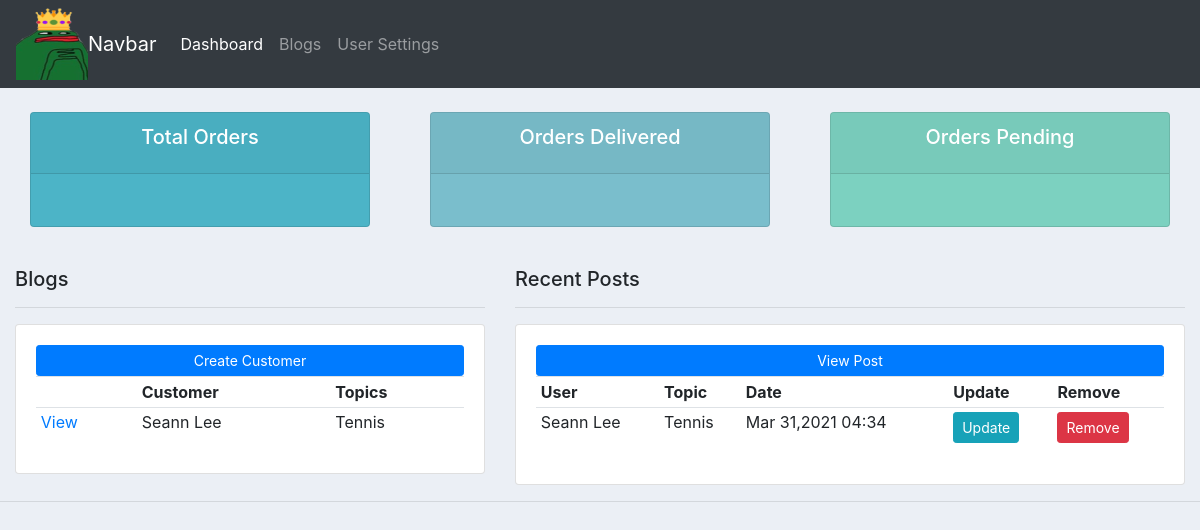
The app's page /, older data.
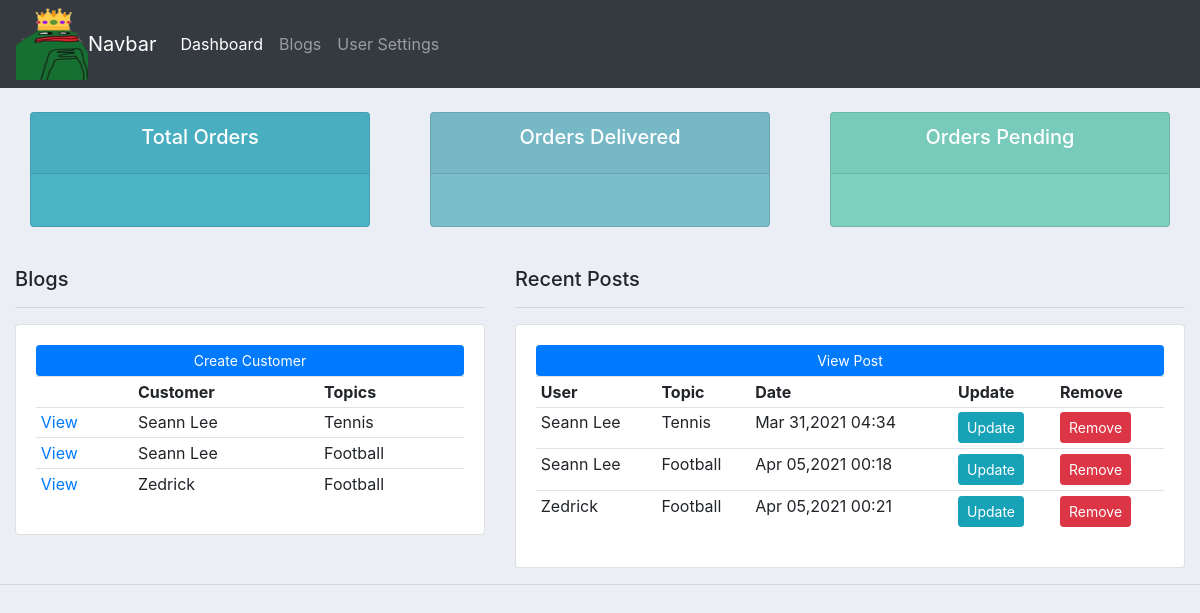
The same page, newer data.
### Userlog/models.py (models this page shows, shortened)
class Entry(models.Model):
    cust_name = models.ForeignKey(customer, null= True, on_delete=models.SET_NULL, related_name="entries")
    tags = models.ForeignKey(Tag, null = True, on_delete=models.CASCADE)
    topic = models.ForeignKey(UserTopic, null = True, on_delete=models.CASCADE)
    text = models.TextField()
    date_added = models.DateTimeField(auto_now_add=True)

class customer(models.Model):
    name = models.CharField(max_length= 200, null = True)
    phone = models.CharField(max_length= 200, null = True)
    email = models.CharField(max_length= 200, null = True)
    date_created = models.DateTimeField(auto_now_add=True, null= True)
    def __str__(self):
        return self.name

class UserTopic(models.Model):
    text = models.CharField(max_length=120, null =True) #we want to display characters with max 250
    date_added = models.DateTimeField(auto_now_add=True, null=True ) #allows realtime accuracy upon upload
    def __str__(self):
        return self.text

### Userlog/views.py (the view)
# urls.py: 2. Add a URL to urlpatterns:  path('', views.home, name='home')
def home(request):
    usertopics_objects = UserTopic.objects.all()
    entry_objects = Entry.objects.all()
    context = {
        'entry_objects': entry_objects,
        'usertopics_objects': usertopics_objects,
    }
    return render(request, 'user_log/dashboard.html', context)

### Userlog/templates/user_log/dashboard.html (shortened to what this page needs)
{% extends 'user_log/main.html' %}
{% block content %}
{% include 'user_log/status.html' %}
<html>
    <br>
    <div class="row">
        <div class="col-md-5">
            <h5>Blogs</h5>
            <hr>
            <div class="card card-body">
                <a class="btn btn-primary  btn-sm btn-block" href="">Create Customer</a>
                <table class="table table-sm">
                    <tr>
                        <th></th>
                        <th>Customer</th>
                        <th>Topics</th>
                    </tr>
                    {% for i in entry_objects %}
                    <tr>
                        <td><a href="{% url 'customer' i.id %}">View</a></td>
                        <td>{{ i.cust_name}}</td>
                        <td>{{ i.topic}}</td>
                    </tr>
                    {% endfor %}
                </table>
            </div>
        </div>
        <div class="col-md-7">
            <h5>Recent Posts</h5>
            <hr>
            <div class="card card-body">
                <a class="btn btn-primary  btn-sm btn-block" href="{% url 'new_post' %}">View Post</a>
                <table class="table table-sm">
                    <tr>
                        <th>User</th>
						<th>Topic</th>
                        <th>Date</th>
                        <th>Update</th>
                        <th>Remove</th>
                    </tr>
                    {% for entry in entry_objects %}
                    <tr>
                        <td>{{ entry.cust_name}}</td>
                        <td>{{ entry.topic}}</td>
                        <td>{{ entry.date_added|date:'M d,Y H:i' }}</td>
                        <td> <a class="btn btn-sm btn-info"href="{% url 'update_post' entry.id %}">Update</a></td>
                        <td> <a class="btn btn-sm btn-danger" href="{% url 'delete_post' entry.id %}">Remove</a></td>
                    </tr>
                {% empty %}
                    <li>
                         There are no entries for this topic yet.
                    </li>
                {% endfor %}
                </table>
            </div>
        </div>
    </div>
    {% endblock %}

Row changes from the older to the newer data that the page shows:
added Entry: cust_name "Seann Lee", topic "Football", date_added "Apr 05,2021 00:18"
added Entry: cust_name "Zedrick", topic "Football", date_added "Apr 05,2021 00:21"
